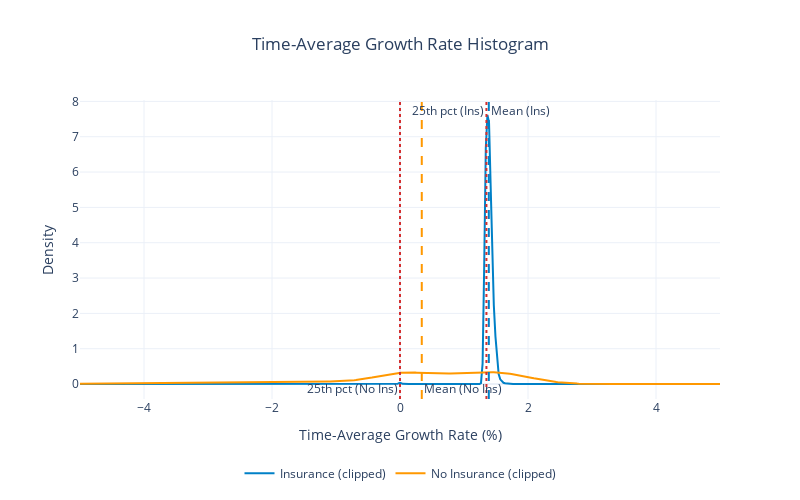

The notebook cell saved with this chart:
### Code cell
import plotly.graph_objects as go
from plotly.subplots import make_subplots
from ergodic_insurance.visualization.core import WSJ_COLORS
import numpy as np

# Print results
print(f"\nRuin Probabilities by Time Horizon:")
for yr, prob in results.ruin_probability.items():
    print(f"  {yr} years: {prob*100:.2f}%")

print(f"\nConvergence achieved: {'Yes' if results.convergence else 'No'}")

# --------------------------------------
# Time-Average Growth Rate Histogram (1,1)
# --------------------------------------
fig = go.Figure()

# Growth rates with insurance
growth_rates = np.asarray(results.growth_rates, dtype=float)
growth_rates = growth_rates[np.isfinite(growth_rates)]

# Growth rates without insurance
growth_rates_no_ins = np.asarray(results_no_ins.growth_rates, dtype=float)
growth_rates_no_ins = growth_rates_no_ins[np.isfinite(growth_rates_no_ins)]

growth_pct = growth_rates * 100.0
mean_growth = np.nanmean(growth_pct)
median_growth = np.nanmedian(growth_pct)
p5, p25, p95 = np.nanpercentile(growth_pct, [5, 25, 95])
print(f"Growth Rate Summary With Insurance (%): Mean={mean_growth:.2f}, Median={median_growth:.2f}, 25th={p25:.2f}, 5th={p5:.2f}")

growth_pct_no_ins = growth_rates_no_ins * 100.0
mean_growth_no_ins = np.nanmean(growth_pct_no_ins)
median_growth_no_ins = np.nanmedian(growth_pct_no_ins)
p5_no_ins, p25_no_ins, p95_no_ins = np.nanpercentile(growth_pct_no_ins, [5, 25, 95])
print(f"Growth Rate Summary Without Insurance (%): Mean={mean_growth_no_ins:.2f}, Median={median_growth_no_ins:.2f}, 25th={p25_no_ins:.2f}, 5th={p5_no_ins:.2f}")

# Plot Growth Rate With Insurance
# Kernel Density Estimate (Gaussian) instead of histogram
xs = np.linspace(growth_pct.min(), growth_pct.max(), 400)
n = growth_pct.size
std = np.std(growth_pct, ddof=1)
if std == 0 or n < 2:
    # Fallback: flat line at 0
    density = np.zeros_like(xs)
else:
    bw = 1.06 * std * n ** (-1/5)  # Silverman's rule
    inv_norm = 1.0 / (bw * np.sqrt(2 * np.pi))
    diffs = (xs[:, None] - growth_pct[None, :]) / bw
    density = inv_norm * np.exp(-0.5 * diffs**2).mean(axis=1)

fig.add_trace(
    go.Scatter(
        x=xs,
        y=density,
        mode='lines',
        name='Insurance',
        line=dict(color=WSJ_COLORS.get('blue', '#1f77b4'), width=2)
    )
)

# Plot Growth Rate Without Insurance
# Kernel Density Estimate (Gaussian) instead of histogram
xs_no_ins = np.linspace(growth_pct_no_ins.min(), growth_pct_no_ins.max(), 400)
n_no_ins = growth_pct_no_ins.size
std_no_ins = np.std(growth_pct_no_ins, ddof=1)
if std_no_ins == 0 or n_no_ins < 2:
    # Fallback: flat line at 0
    density = np.zeros_like(xs_no_ins)
else:
    bw = 1.06 * std_no_ins * n_no_ins ** (-1/5)  # Silverman's rule
    inv_norm_no_ins = 1.0 / (bw * np.sqrt(2 * np.pi))
    diffs_no_ins = (xs_no_ins[:, None] - growth_pct_no_ins[None, :]) / bw
    density_no_ins = inv_norm_no_ins * np.exp(-0.5 * diffs_no_ins**2).mean(axis=1)

# Set x-axis to central 99.5% of both distributions (trim 0.25% each tail)
try:
    lower_q, upper_q = .5, 99.5
    lo_ins, hi_ins = np.nanpercentile(growth_pct, [lower_q, upper_q])
    lo_no_ins, hi_no_ins = np.nanpercentile(growth_pct_no_ins, [lower_q, upper_q])
    x_min = min(lo_ins, lo_no_ins)
    x_max = max(hi_ins, hi_no_ins)
    pad = 0.01 * (x_max - x_min) if x_max > x_min else 0.0
    fig.update_xaxes(range=[x_min - pad, x_max + pad])
except Exception as e:
    print(f"Could not apply 99.5% central x-range: {e}")

# Adjust y-axis label to reflect density
fig.update_yaxes(title_text="Density")

# Recompute KDEs on clipped range [-10, 5] and update plot
lower, upper = -5.0, 5.0
# Clear existing traces, shapes, annotations
fig.data = ()
fig.layout.shapes = ()
fig.layout.annotations = ()

# Clip datasets
ins_clip = growth_pct[(growth_pct >= lower) & (growth_pct <= upper)]
no_ins_clip = growth_pct_no_ins[(growth_pct_no_ins >= lower) & (growth_pct_no_ins <= upper)]

xs_clip = np.linspace(lower, upper, 400)

def kde(arr, xs):
    n = arr.size
    if n < 2:
        return np.zeros_like(xs)
    std_ = np.std(arr, ddof=1)
    if std_ == 0:
        return np.zeros_like(xs)
    bw = 1.06 * std_ * n ** (-1/5)
    inv = 1.0 / (bw * np.sqrt(2 * np.pi))
    diffs = (xs[:, None] - arr[None, :]) / bw
    return inv * np.exp(-0.5 * diffs**2).mean(axis=1)

dens_ins = kde(ins_clip, xs_clip) if ins_clip.size else np.zeros_like(xs_clip)
dens_no  = kde(no_ins_clip, xs_clip) if no_ins_clip.size else np.zeros_like(xs_clip)

# Add traces
fig.add_trace(go.Scatter(
    x=xs_clip, y=dens_ins, mode='lines', name='Insurance (clipped)',
    line=dict(color=WSJ_COLORS.get('blue', '#1f77b4'), width=2)
))
fig.add_trace(go.Scatter(
    x=xs_clip, y=dens_no, mode='lines', name='No Insurance (clipped)',
    line=dict(color=WSJ_COLORS.get('orange', '#ff7f0e'), width=2)
))

# Stats on clipped data
if ins_clip.size:
    mean_ins = np.nanmean(ins_clip)
    p25_ins = np.nanpercentile(ins_clip, 25)
    # Add vertical lines for mean and median
    fig.add_vline(x=mean_ins, 
                line_dash='dash', 
                line_color=WSJ_COLORS.get('blue', '#1f77b4'), 
                annotation_text='Mean (Ins)', 
                annotation_position='top right')
    fig.add_vline(x=p25_ins, 
                line_dash='dot', 
                line_color=WSJ_COLORS.get('red', '#d62728'), 
                annotation_text='25th pct (Ins)', 
                annotation_position='top left')
if no_ins_clip.size:
    mean_no = np.nanmean(no_ins_clip)
    p25_no = np.nanpercentile(no_ins_clip, 25)
    # Add vertical lines for mean and median
    fig.add_vline(x=mean_no, 
                line_dash='dash', 
                line_color=WSJ_COLORS.get('orange', '#ff7f0e'), 
                annotation_text='Mean (No Ins)', 
                annotation_position='bottom right')
    fig.add_vline(x=p25_no, 
                line_dash='dot', 
                line_color=WSJ_COLORS.get('red', '#d62728'),
                annotation_text='25th pct (No Ins)', 
                annotation_position='bottom left')


# Update layout
fig.update_layout(
    title={
        "text": "Time-Average Growth Rate Histogram",
        "x": 0.5,
        "xanchor": "center"
    },
    template='plotly_white',
    showlegend=True,
    legend=dict(
        orientation='h',
        x=0.5,
        xanchor='center',
        y=-0.2,
        yanchor='top'
    ),
    width=800,
    height=500
)

# Axes titles
fig.update_xaxes(title_text="Time-Average Growth Rate (%)",
                range=[lower, upper])

fig.show()

### Figure 1 — Plotly figure (JSON) as saved in the notebook; plotly's stock layout.template omitted (floating-point values rounded to 4 significant figures; data arrays with more than 128 entries replaced by an {"elided": "..."} marker saying what was removed)
{"data": [{"line": {"color": "#0080C7", "width": 2}, "mode": "lines", "name": "Insurance (clipped)", "type": "scatter", "x": {"elided": "400 float values"}, "y": {"elided": "400 float values"}}, {"line": {"color": "#FF9800", "width": 2}, "mode": "lines", "name": "No Insurance (clipped)", "type": "scatter", "x": {"elided": "400 float values"}, "y": {"elided": "400 float values"}}], "layout": {"annotations": [{"showarrow": false, "text": "Mean (Ins)", "x": 1.388, "xanchor": "left", "xref": "x", "y": 1, "yanchor": "top", "yref": "y domain"}, {"showarrow": false, "text": "25th pct (Ins)", "x": 1.35, "xanchor": "right", "xref": "x", "y": 1, "yanchor": "top", "yref": "y domain"}, {"showarrow": false, "text": "Mean (No Ins)", "x": 0.3401, "xanchor": "left", "xref": "x", "y": 0, "yanchor": "bottom", "yref": "y domain"}, {"showarrow": false, "text": "25th pct (No Ins)", "x": 0, "xanchor": "right", "xref": "x", "y": 0, "yanchor": "bottom", "yref": "y domain"}], "height": 500, "legend": {"orientation": "h", "x": 0.5, "xanchor": "center", "y": -0.2, "yanchor": "top"}, "shapes": [{"line": {"color": "#0080C7", "dash": "dash"}, "type": "line", "x0": 1.388, "x1": 1.388, "xref": "x", "y0": 0, "y1": 1, "yref": "y domain"}, {"line": {"color": "#D32F2F", "dash": "dot"}, "type": "line", "x0": 1.35, "x1": 1.35, "xref": "x", "y0": 0, "y1": 1, "yref": "y domain"}, {"line": {"color": "#FF9800", "dash": "dash"}, "type": "line", "x0": 0.3401, "x1": 0.3401, "xref": "x", "y0": 0, "y1": 1, "yref": "y domain"}, {"line": {"color": "#D32F2F", "dash": "dot"}, "type": "line", "x0": 0, "x1": 0, "xref": "x", "y0": 0, "y1": 1, "yref": "y domain"}], "showlegend": true, "title": {"text": "Time-Average Growth Rate Histogram", "x": 0.5, "xanchor": "center"}, "width": 800, "xaxis": {"range": [-5, 5], "title": {"text": "Time-Average Growth Rate (%)"}}, "yaxis": {"title": {"text": "Density"}}}}
